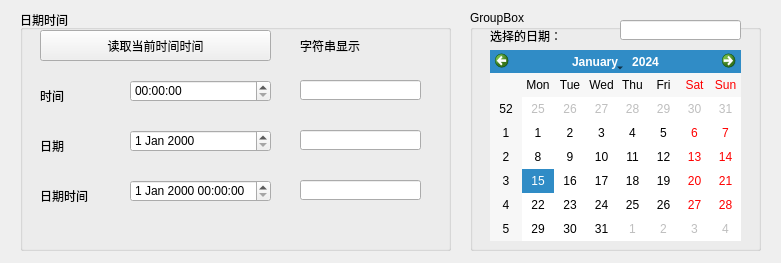
<?xml version="1.0" encoding="UTF-8"?>
<ui version="4.0">
 <class>date_time_form</class>
 <widget class="QWidget" name="date_time_form">
  <property name="geometry">
   <rect>
    <x>0</x>
    <y>0</y>
    <width>781</width>
    <height>263</height>
   </rect>
  </property>
  <property name="windowTitle">
   <string>Form</string>
  </property>
  <widget class="QGroupBox" name="groupBox">
   <property name="geometry">
    <rect>
     <x>20</x>
     <y>10</y>
     <width>431</width>
     <height>241</height>
    </rect>
   </property>
   <property name="title">
    <string>日期时间</string>
   </property>
   <widget class="QPushButton" name="btnCurrentDateTime">
    <property name="geometry">
     <rect>
      <x>20</x>
      <y>20</y>
      <width>231</width>
      <height>31</height>
     </rect>
    </property>
    <property name="text">
     <string>读取当前时间时间</string>
    </property>
   </widget>
   <widget class="QLabel" name="label">
    <property name="geometry">
     <rect>
      <x>280</x>
      <y>20</y>
      <width>101</width>
      <height>31</height>
     </rect>
    </property>
    <property name="text">
     <string>字符串显示</string>
    </property>
   </widget>
   <widget class="QLabel" name="label_2">
    <property name="geometry">
     <rect>
      <x>20</x>
      <y>70</y>
      <width>71</width>
      <height>31</height>
     </rect>
    </property>
    <property name="text">
     <string>时间</string>
    </property>
   </widget>
   <widget class="QLabel" name="label_3">
    <property name="geometry">
     <rect>
      <x>20</x>
      <y>120</y>
      <width>71</width>
      <height>31</height>
     </rect>
    </property>
    <property name="text">
     <string>日期</string>
    </property>
   </widget>
   <widget class="QLabel" name="label_4">
    <property name="geometry">
     <rect>
      <x>20</x>
      <y>170</y>
      <width>71</width>
      <height>31</height>
     </rect>
    </property>
    <property name="text">
     <string>日期时间</string>
    </property>
   </widget>
   <widget class="QTimeEdit" name="timeEdit">
    <property name="geometry">
     <rect>
      <x>110</x>
      <y>70</y>
      <width>141</width>
      <height>22</height>
     </rect>
    </property>
   </widget>
   <widget class="QDateEdit" name="dateEdit">
    <property name="geometry">
     <rect>
      <x>110</x>
      <y>120</y>
      <width>141</width>
      <height>22</height>
     </rect>
    </property>
   </widget>
   <widget class="QDateTimeEdit" name="dateTimeEdit">
    <property name="geometry">
     <rect>
      <x>110</x>
      <y>170</y>
      <width>141</width>
      <height>22</height>
     </rect>
    </property>
   </widget>
   <widget class="QLineEdit" name="lineTimeEdit">
    <property name="geometry">
     <rect>
      <x>280</x>
      <y>70</y>
      <width>121</width>
      <height>20</height>
     </rect>
    </property>
   </widget>
   <widget class="QLineEdit" name="lineDateEdit">
    <property name="geometry">
     <rect>
      <x>280</x>
      <y>120</y>
      <width>121</width>
      <height>20</height>
     </rect>
    </property>
   </widget>
   <widget class="QLineEdit" name="lineTimeDateEdit">
    <property name="geometry">
     <rect>
      <x>280</x>
      <y>170</y>
      <width>121</width>
      <height>20</height>
     </rect>
    </property>
   </widget>
  </widget>
  <widget class="QGroupBox" name="groupBox_2">
   <property name="geometry">
    <rect>
     <x>470</x>
     <y>10</y>
     <width>291</width>
     <height>241</height>
    </rect>
   </property>
   <property name="title">
    <string>GroupBox</string>
   </property>
   <widget class="QLabel" name="label_5">
    <property name="geometry">
     <rect>
      <x>20</x>
      <y>10</y>
      <width>101</width>
      <height>31</height>
     </rect>
    </property>
    <property name="text">
     <string>选择的日期：</string>
    </property>
   </widget>
   <widget class="QLineEdit" name="lineditSelected">
    <property name="geometry">
     <rect>
      <x>150</x>
      <y>10</y>
      <width>121</width>
      <height>20</height>
     </rect>
    </property>
   </widget>
   <widget class="QCalendarWidget" name="calendarWidget">
    <property name="geometry">
     <rect>
      <x>20</x>
      <y>40</y>
      <width>251</width>
      <height>191</height>
     </rect>
    </property>
   </widget>
  </widget>
 </widget>
 <resources/>
 <connections/>
</ui>
